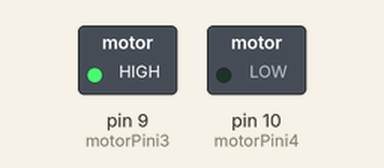
A sketch run on a simulated Arduino Uno, built with avr-gcc and run on an emulated ATmega328P. Parts: switched loads named in the sketch (green lamp = pin HIGH).

Above: at 0.1 s.
Timing chart, 0 to 1.6 s (numbered marks = the images above):
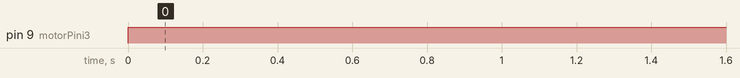

The sketch:

Code.ino
```cpp
int motorPini3 = 9;
int motorPini4 = 10;

void setup() {
  pinMode(motorPini3, OUTPUT);
  pinMode(motorPini4, OUTPUT);
}

void loop() {
  // İleri hareket
  digitalWrite(motorPini3, HIGH);
  digitalWrite(motorPini4, LOW);
}
```

Measured:
- by itself, pin 9 (motorPini3): LOW → HIGH at 0.00 s
